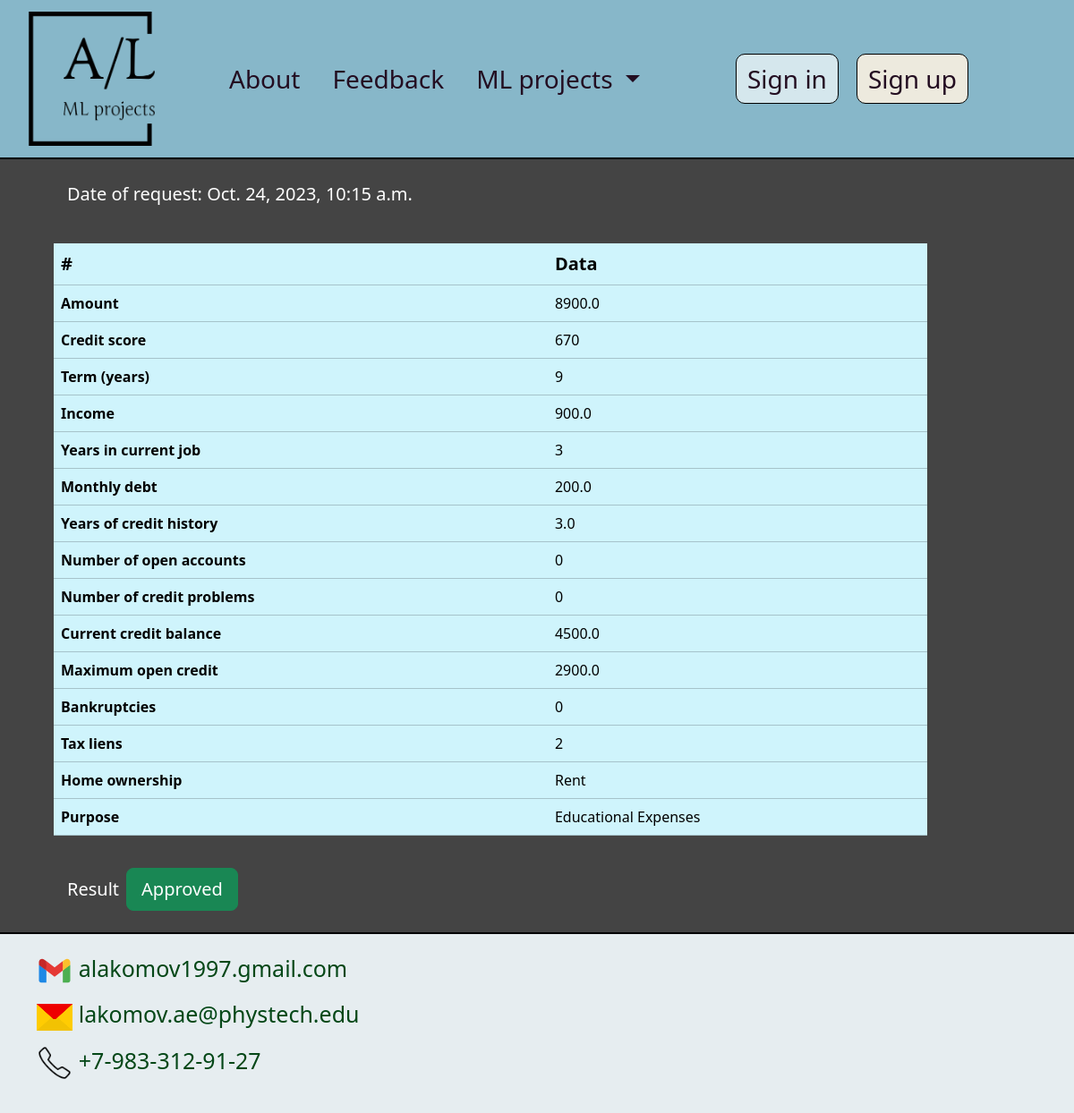
The app's page /bank_loan_history/4 with its own data.
### main_app/models.py (models this page shows, shortened)
class BankLoanData(models.Model):
    date_time = models.DateTimeField(verbose_name="date_time", auto_now_add=True)
    user = models.ForeignKey(CustomUser, on_delete=models.CASCADE)
    amount = models.FloatField(help_text="Input float value", verbose_name="amount", null=True)
    credit_score = models.IntegerField(help_text="Input integer value", verbose_name="credit score", null=True)
    term = models.PositiveIntegerField(help_text="Input integer value", verbose_name="Loan term in months", null=True)
    income = models.FloatField(help_text="Input float value", verbose_name="income", null=True)
    years_in_current_job = models.IntegerField(help_text="Input integer value", verbose_name="years on current job",
                                               null=True)
    home_ownership = models.ForeignKey(HomeOwnershipCategory, on_delete=models.CASCADE, help_text="Chose category")
    purpose = models.ForeignKey(PurposeCategory, on_delete=models.CASCADE, help_text="Chose category")
    monthly_debt = models.FloatField(help_text="Input float value", verbose_name="monthly debt", null=True)
    years_of_credit_history = models.FloatField(help_text="Input float value",
                                                verbose_name="years of credit history", null=True)
    number_of_open_accounts = models.IntegerField(help_text="Input integer value",
                                                  verbose_name="number of open accounts", null=True)
    number_of_credit_problems = models.IntegerField(help_text="Input integer value",
                                                    verbose_name="number of credit problems", null=True)
    current_credit_balance = models.FloatField(help_text="Input float value",
                                               verbose_name="current credit balance", null=True)
    maximum_open_credit = models.FloatField(help_text="Input float value",
                                            verbose_name="maximum open credit", null=True)
    bankruptcies = models.IntegerField(help_text="Input float value",
                                       verbose_name="bankruptcies", null=True)
    tax_liens = models.IntegerField(help_text="Input float value",
                                    verbose_name="tax liens", null=True)
    result = models.ForeignKey(ResultCategory, on_delete=models.CASCADE)

class HomeOwnershipCategory(models.Model):
    home_category = models.CharField(max_length=100, unique=True)
    def __str__(self):
        return self.home_category

class PurposeCategory(models.Model):
    purpose_category = models.CharField(max_length=100, unique=True)
    def __str__(self):
        return self.purpose_category

class ResultCategory(models.Model):
    result_cat = models.CharField(max_length=100, unique=True)
    def __str__(self):
        return self.result_cat

### main_app/views.py (the view)
# urls.py: path('bank_loan_history/<int:bank_loan_data_id>', bank_loan_history, name="bank_loan_history"),
def bank_loan_history(request, bank_loan_data_id):
    data = BankLoanData.objects.prefetch_related("purpose", "home_ownership", "result").get(pk=bank_loan_data_id)
    context = {"data": data}
    return render(request, "main_app/bank_loan_history.html", context=context)

### main_app/templates/main_app/bank_loan_history.html (shortened to what this page needs)
{% extends 'main_app/base.html' %}
{% load static %}
{% block menu %}
    <li class="nav-item "> <a class = "nav-link" href="{% url 'about' %}" target="_blank"> About </a> </li>
    <li class="nav-item"> <a class = "nav-link" href="{% url 'feedback' %}" target="_blank"> Feedback </a> </li>
    <li class="nav-item dropdown">
      <a class="nav-link dropdown-toggle" role="button" data-bs-toggle="dropdown" href="#"> ML projects </a>
  </li>
{% endblock %}
{% block content %}
<div class="container-fluid main_div">
    <div class="row">
        <div class="col-10 py-4 ms-lg-5">
            <label> Date of request: {{ data.date_time }}</label>
        </div>
    </div>
    <div class="row">
        <div class="col-10 py-3">
            <table class="table table-info ms-lg-5">
                <thead>
                    <tr>
                        <th scope="col" class="th-horizontal">#</th>
                        <th scope="col" class="th-horizontal">Data</th>
                    </tr>
                </thead>
                <tbody>
                    <tr>
                        <th scope="row"> Amount </th>
                            <td>  {{ data.amount }} </td>
                    </tr>
                    <tr>
                        <th scope="row"> Credit score </th>
                            <td>  {{ data.credit_score }} </td>
                    </tr>
                    <tr>
                        <th scope="row"> Term (years) </th>
                            <td>  {{ data.term }} </td>
                    </tr>
                    <tr>
                        <th scope="row"> Income </th>
                            <td>  {{ data.income }} </td>
                    </tr>
                    <tr>
                        <th scope="row"> Years in current job </th>
                            <td>  {{ data.years_in_current_job }} </td>
                    </tr>
                    <tr>
                        <th scope="row"> Monthly debt </th>
                            <td>  {{ data.monthly_debt }} </td>
                    </tr>
                    <tr>
                        <th scope="row"> Years of credit history </th>
                            <td>  {{ data.years_of_credit_history }} </td>
                    </tr>
                    <tr>
                        <th scope="row"> Number of open accounts </th>
                            <td>  {{ data.number_of_credit_problems }} </td>
                    </tr>
                    <tr>
                        <th scope="row"> Number of credit problems </th>
                            <td>  {{ data.number_of_credit_problems }} </td>
                    </tr>
                    <tr>
                        <th scope="row"> Current credit balance </th>
                            <td>  {{ data.current_credit_balance }} </td>
                    </tr>
                    <tr>
                        <th scope="row"> Maximum open credit </th>
                            <td>  {{ data.maximum_open_credit }} </td>
                    </tr>
                    <tr>
                        <th scope="row"> Bankruptcies </th>
                            <td>  {{ data.bankruptcies }} </td>
                    </tr>
                    <tr>
                        <th scope="row"> Tax liens </th>
                            <td>  {{ data.tax_liens }} </td>
                    </tr>
                    <tr>
                        <th scope="row"> Home ownership </th>
                            <td>  {{ data.home_ownership }} </td>
                    </tr>
                    <tr>
                        <th scope="row"> Purpose </th>
                            <td>  {{ data.purpose }} </td>
                    </tr>
                </tbody>
            </table>
        </div>
    </div>
    <div class="row">
        <div class="col-10 d-flex flex-row align-items-center ms-lg-5 mt-1 mb-4">
            <label> Result </label>
            <div class="px-2">
                {% if data.result_id == 1 %}
                    <button class="btn btn-lg btn-success"> {{ data.result }} </button>
                {% endif %}
            </div>
        </div>
    </div>
</div>
{% endblock %}

### main_app/static/main_app/css/navbar_styles.css (style rules this page uses)
:root { --header_text_color: #230D21; --header_background_color: #87b7c9; --header_background_color_accent: #609cb3; --header_text_color_accent: #F8F8FF; --transition_time: 0.2s; --background-color: #444444; }
body { min-width: 320px; }
a { text-decoration: none; color:#90d4b5; }
label { font-size: 20px; color:white; margin-left:15px; }
.main_div { background-color:#444444; border-bottom:2px solid black; border-top: 2px solid black; }
.th-horizontal { font-size:20px; }
.nav-item { margin-right:20px; }
.nav-item:first-child { margin-left: 0; }
.nav-link { font-size:28px; color: var(--header_text_color) !important; }

### records on screen
BankLoanData: date_time "Oct. 24, 2023, 10:15 a.m.", amount "8900.0", credit_score "670", term "9", income "900.0", years_in_current_job "3", monthly_debt "200.0", years_of_credit_history "3.0", number_of_credit_problems "0", current_credit_balance "4500.0", maximum_open_credit "2900.0", bankruptcies "0", tax_liens "2", home_ownership "Rent", purpose "Educational Expenses", result "Approved"
